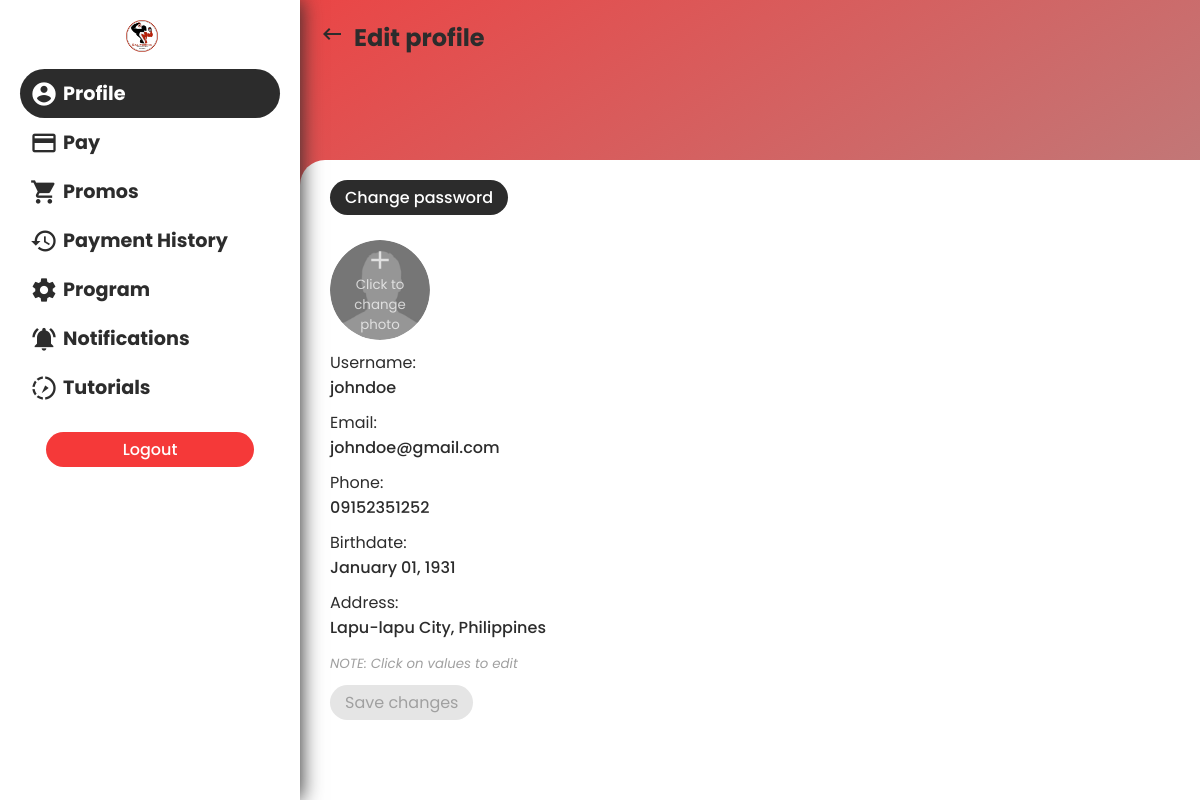
Screenshot of /mobile/pages/edit_profile.php (signed in) with the database file from the repository.
### tables this page shows
CREATE TABLE `member` (
  `member_id` int(100) NOT NULL,
  `first_name` varchar(100) DEFAULT NULL,
  `last_name` varchar(100) DEFAULT NULL,
  `username` varchar(100) DEFAULT NULL,
  `password` varchar(100) DEFAULT NULL,
  `gender` enum('M','F') DEFAULT NULL,
  `birthdate` date DEFAULT NULL,
  `email` varchar(100) DEFAULT NULL,
  `phone` varchar(11) DEFAULT NULL,
  `member_status` enum('Not Paid','Paid','Expired') NOT NULL,
  `date_registered` date DEFAULT NULL,
  `date_deleted` date DEFAULT NULL,
  `time_deleted` time DEFAULT NULL,
  `admin_delete` varchar(30) NOT NULL,
  `isActivated` enum('true','false') NOT NULL DEFAULT 'false',
  `isDeleted` enum('true','false') NOT NULL DEFAULT 'false',
  `date_activated` date DEFAULT NULL,
  `monthly_start` date DEFAULT NULL,
  `monthly_end` date DEFAULT NULL,
  `annual_start` date DEFAULT NULL,
  `annual_end` date DEFAULT NULL,
  `member_type` enum('Regular','Walk-in') DEFAULT NULL,
  `address` varchar(100) DEFAULT NULL,
  `acc_status` enum('active','inactive') NOT NULL DEFAULT 'active',
  `program_id` int(11) DEFAULT NULL,
  `image_pathname` varchar(9999) NOT NULL
);

### mobile/pages/edit_profile.php (the view, shortened to what this page needs)
<?php
  require "./../functions/connect.php";
  $sql = "SELECT * FROM member WHERE member_id = '". $_SESSION["member_id"] ."'";
  $result = mysqli_query($con, $sql);
  $row = mysqli_fetch_assoc($result);
?>
<!DOCTYPE html>
<html lang="en">
<head>
  <link rel="stylesheet" href="./../css/profile.css">
  <link rel="stylesheet" href="./../css/sidebar.css">
  <link rel="stylesheet" href="./../css/mediaquery.css">
</head>
<body>
  <div class="sidebar" id="sidebar">
    <div>
      <img src="./../../logo.png" style="width: 32px; height: 32px; margin-left: 70px" alt="">
    </div>
    <div class="items">
      <a href="#">
        <span class="active">
          <i class="material-icons">account_circle</i>
          <h2>Profile</h2>
        </span>
      </a>
      <a href="./pay.php">
        <span>
          <i class="material-icons">payment</i>
          <h2>Pay</h2>
        </span>
      </a>
      <a href="./promos.php">
        <span>
          <i class="material-icons">shopping_cart</i>
          <h2>Promos</h2>
        </span>
      </a>
      <a href="./payment_history.php">
        <span>
          <i class="material-icons">history</i>
          <h2>Payment History</h2>
        </span>
      </a>
      <a href="./program.php">
        <span>
          <i class="material-icons">settings</i>
          <h2>Program</h2>
        </span>
      </a>
      <a href="./notifications.php">
        <span>
          <i class="material-icons">notifications_active</i>
          <h2>Notifications</h2>
        </span>
      </a>
      <a href="./tutorial.php">
        <span>
          <i class="material-icons">slow_motion_video</i>
          <h2>Tutorials</h2>
        </span>
      </a>
    </div>
    <div class="logout">
      <button class="btn btn-red" style="width: 80%" id="logout-btn">Logout</button>
    </div>
  </div>
  <main>
    <div class="menu">
      <a href="./profile.php"><i class="material-icons">keyboard_backspace</i></a>
      <h2>Edit profile</h2>
    </div>
    <div class="main-cont">
      <div id="edit-details">
        <button class="btn" id="change-user-pass-btn">Change password</button>
        <div class="change-profile-div">
          <div class="img-cont">
            <?php
            if(empty($row["image_pathname"])) {
            ?>
            <img src="./../img/default_picture.png" alt="profile_pic">
            <?php
            } else {
            ?>
            <img src="./../img/uploads/<?php echo $row["image_pathname"] ?>" alt="profile_pic">
            <?php
            }
            ?>
          </div>
          <div class="profile-mask" id="change-photo">
            <i class="material-icons">add</i>
            <small>Click to change photo</small>
          </div>
        </div>
        <div class="edit-field">
          <div class="mb-5">
            <p>Username:</p>
            <div class="field-value">
              <p class="fw-500" id="username-default"><?php echo $row["username"] ?></p>
            </div>
          </div>
          <div class="mb-5">
            <p>Email:</p>
            <div class="field-value">
              <p class="fw-500" id="email-default"><?php echo $row["email"] ?></p>
            </div>
          </div>
          <div class="mb-5">
            <p>Phone:</p>
            <div class="field-value">
              <p class="fw-500" id="phone-default"><?php echo $row["phone"] ?></p>
            </div>
          </div>
          <div class="mb-5">
            <p>Birthdate:</p>
            <div class="field-value">
              <p class="fw-500" id="birthdate-default">
                <?php
                  $date = date_create($row["birthdate"]);
                  echo date_format($date, "F d, Y");
                ?>
              </p>
            </div>
          </div>
          <div class="mb-5">
            <p>Address:</p>
            <div class="field-value">
              <p class="fw-500" id="address-default"><?php echo $row["address"] ?></p>
            </div>
          </div>
        </div>
        <small class="text-disabled"><i>NOTE: Click on values to edit</i></small>
        <br>
        <button class="btn btn-reg btn-disabled edit-details-btn" id="save-changes-btn" disabled>Save changes</button>
        <br>
        <br>
      </div>
    </div>
  </main>
</body>
</html>

### mobile/css/profile.css (style rules this page uses)
html, body { margin: 0; font-family: 'Poppins', sans-serif; background: #bdc3c7; background: -webkit-gradient(linear, left top, right bottom, from(#f53939), to(#a0a0a0)); background: linear-gradient(to bottom right, #f53939, #a0a0a0); color: #2c2c2c; }
main { -webkit-transition: .3s; transition: .3s; margin-left: 300px; }
a { text-decoration: none; color: #2c2c2c; font-weight: 400; -webkit-transition: .3s; transition: .3s; }
p, h1, h2, h3, h4, h5, h6 { margin: 0 !important; }
.text-disabled { color: #A0A0A0 !important; }
.fw-500 { font-weight: 500; }
.btn { margin: 20px 0 20px 0; padding-top: 5px; padding-bottom: 5px; padding-left: 15px; padding-right: 15px; font-family: "Poppins", sans-serif; border: 0; border-radius: 50px; background: #2c2c2c; color: white; font-size: 1rem; -webkit-transition: .3s; transition: .3s; font-weight: 500; }
.btn.btn-reg { letter-spacing: 0; font-weight: normal !important; }
.btn.btn-red { background: #f53939; }
.btn.btn-disabled { background: #E5E5E5; color: #A0A0A0; }
.sidebar { -webkit-transition: .3s; transition: .3s; width: 300px; background: white; height: 100vh; padding: 20px; -webkit-box-shadow: 1px 0 20px 0px #2c2c2c; box-shadow: 1px 0 20px 0px #2c2c2c; position: fixed; z-index: 20; }
.sidebar .items { margin-top: 10px; display: -webkit-box; display: -ms-flexbox; display: flex; -webkit-box-orient: vertical; -webkit-box-direction: normal; -ms-flex-direction: column; flex-direction: column; }
.sidebar .items a, .sidebar .items a:hover, .sidebar .items a:active, .sidebar .items a:visited, .sidebar .items a:focus { text-decoration: none; }
.sidebar .items span { padding: 10px; display: -webkit-box; display: -ms-flexbox; display: flex; -webkit-box-align: center; -ms-flex-align: center; align-items: center; }
.sidebar .items span i { font-size: 28px; padding-right: 5px; }
.sidebar .items span h2 { font-size: 1.2rem; }
.sidebar .items .active { background: #2c2c2c; border-radius: 25px; color: white; }
.sidebar .logout { display: -webkit-box; display: -ms-flexbox; display: flex; -webkit-box-pack: center; -ms-flex-pack: center; justify-content: center; }
*, *:before, *:after { -webkit-box-sizing: border-box; box-sizing: border-box; }
body { width: 100%; }
main { overflow-x: hidden; -webkit-tap-highlight-color: rgba(0, 0, 0, 0); -webkit-tap-highlight-color: transparent; height: 100vh; position: relative; }
main .menu { padding-top: 20px; padding-left: 20px; display: -webkit-box; display: -ms-flexbox; display: flex; -webkit-box-align: center; -ms-flex-align: center; align-items: center; }
main .menu h2 { padding-left: 10px; }
main .main-cont { padding-top: 0 !important; padding: 30px; background: white; position: absolute; width: 100%; min-height: 80vh; top: 20vh; border-radius: 25px 25px 0 0; }
@media screen and (min-width: 414px) { body { cursor: pointer; -webkit-tap-highlight-color: rgba(0, 0, 0, 0); -webkit-tap-highlight-color: transparent; } }

### mobile/pages/edit_profile.php (style rules this page uses)
.main-cont { min-width: 100vw; min-height: 80vh; word-wrap: break-word; overflow-wrap: break-word; }
.main-cont div { word-wrap: break-word; overflow-wrap: break-word; }
.change-profile-div { margin-top: 5px; margin-bottom: 10px; position: relative; display: flex; cursor: pointer; }
.img-cont { height: 100px !important; width: 100px !important; border: none !important; object-fit: cover !important; overflow: hidden !important; border-radius: 100%; display: flex; justify-content: center; }
.img-cont img { height: 100px; min-height: 100%; min-width: 100%; object-fit: cover; }
.profile-mask { clip-path: circle(50.0% at 50% 50%); height: 100px; width: 100px; position: absolute; border-radius: 50%; top: 0; background-color: rgba(0,0,0,0.3); display: flex; justify-content: center; align-items: center; color: rgba(255,255,255,0.7); flex-direction: column; text-align: center; padding: 5px; }
.profile-mask i { font-size: 30px; }
.field-value { display: flex; align-items: center; min-width: 0; word-break: break-all; word-wrap: break-word; overflow-wrap: break-word; }
.edit-field p { margin-top: 5px; }
#save-changes-btn { margin: 10px 0 0 0 !important; }
.mb-5 { margin-bottom: 10px; }

### rows the page displays
member: image_pathname (placeholder picture), username "johndoe", email "johndoe@gmail.com", phone "09152351252", birthdate "January 01, 1931", address "Lapu-lapu City, Philippines"
